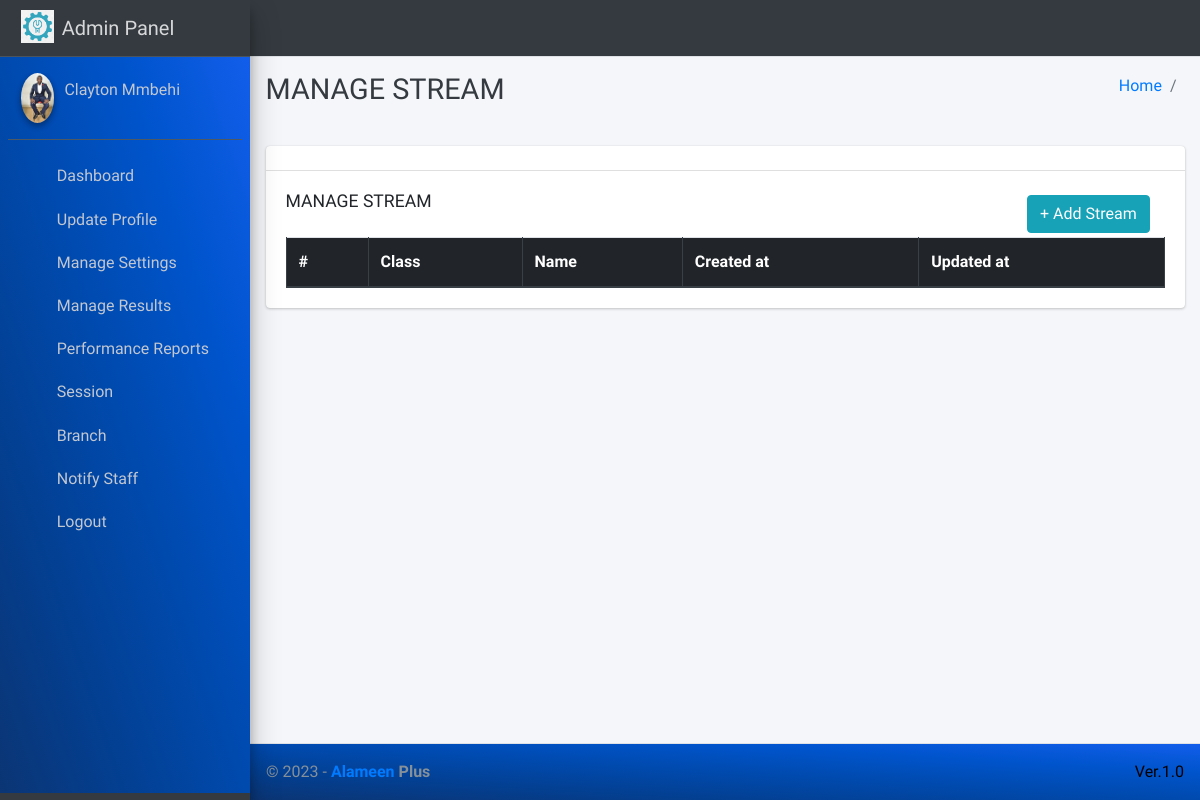
Before: /manage/stream/ (signed in) with the older database file.
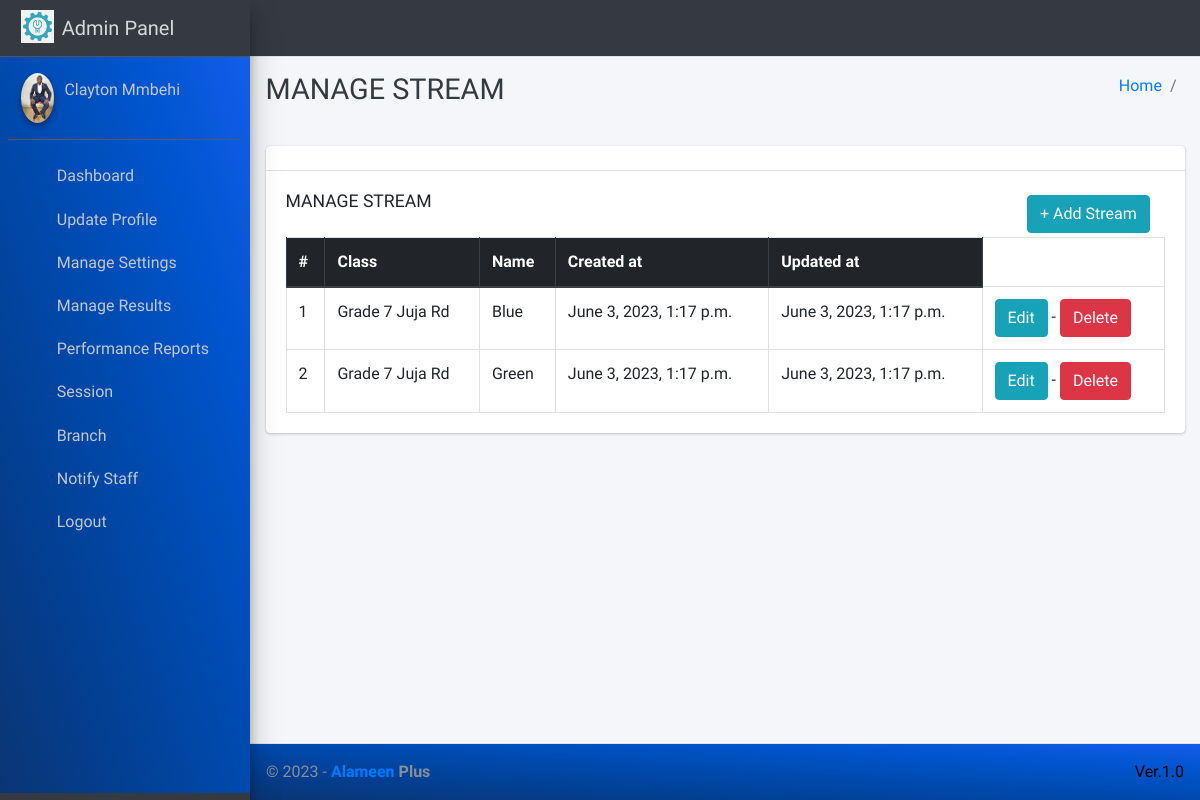
After: the same page with the newer database file.
### main_app/models.py (models this page shows, shortened)
class Stream(models.Model):
    stream_id = models.AutoField(primary_key=True)
    class_id = models.ForeignKey(Classes, on_delete=models.CASCADE, verbose_name='class')
    name = models.CharField(max_length=120)
    created_at = models.DateTimeField(auto_now_add=True)
    updated_at = models.DateTimeField(auto_now=True)

class Classes(models.Model):
    class_id = models.AutoField(primary_key=True )
    category = models.ForeignKey(ClassCategory, on_delete=models.CASCADE)
    name = models.CharField(max_length=120)
    branch = models.ForeignKey(Branch, on_delete=models.CASCADE)
    created_at = models.DateTimeField(auto_now_add=True)
    updated_at = models.DateTimeField(auto_now=True)
    class Meta:
        unique_together = ('branch','name')
    def __str__(self):
        return f'{self.name} {self.branch}'

class Branch(models.Model):
    branch_id=models.AutoField(primary_key=True)
    name = models.CharField(max_length=20, unique=True)
    def __str__(self):
        return self.name

### main_app/hod_views.py (the view)
# urls.py: path('manage/stream/', hod_views.manage_stream, name='manage_stream'),
@login_required(redirect_field_name="user_login")
def manage_stream(request):
    stream = Stream.objects.all()
    context = {
        'stream': stream
    }
    return render(request, "hod_template/manage_stream.html", context)

### main_app/models.py (called while the page is built)
    def __str__(self):
        return  self.first_name + " " + self.last_name

### main_app/templates/hod_template/manage_stream.html
{% extends 'main_app/base.html' %}
{% load static %}
{% block page_title %}MANAGE STREAM{% endblock page_title %}
{% block content %}
<section class="content">
    <div class="container-fluid">
        <div class="row">
            <div class="col-md-12">
                <div class="card">
                    <div class="card-header">
                    </div>
                    <div class="card-body">
                        <div class="row">
                            <div class="col-md-10">
                                <h3 class="card-title">MANAGE STREAM</h3>
                            </div>
                            <div class="col-md-2 p-1">
                                <a class="btn btn-info" href="{% url 'add_stream' %}"> + Add Stream</a>
                            </div>
                        </div>
                        <table id="example2" class="table table-bordered table-hover">
                            <thead class="thead-dark">
                                <tr>
                                    <th>#</th>
                                    <th>Class</th>
                                    <th>Name</th>
                                    <th>Created at</th>
                                    <th>Updated at</th>
                                </tr>
                            </thead>
                            <tbody>
                                {% for stream in stream %}
                                <tr>
                                    <td>{{ forloop.counter }}</td>
                                    <td>{{stream.class_id}}</td>
                                    <td>{{stream.name}}</td>
                                    <td>{{stream.created_at}}</td>
                                    <td>{{stream.updated_at}}</td>
                                    <td>
                                        <a href="{% url 'update_stream' stream.stream_id %}" class="btn btn-info">Edit</a> -
                                        <a href="{% url 'delete_stream' stream.stream_id %}" onclick="return confirm('Are you sure you want to delete this Stream ?')" class="btn btn-danger">Delete</a>
                                    </td>
                                </tr>
                                {% endfor %}
                            </tbody>
                        </table>
                    </div>
                </div>
            </div>
        </div>
    </div>
</section>
{% endblock content %}

Changed rows visible on the page:
added Stream: class_id "Grade 7 Juja Rd", name "Blue", created_at "June 3, 2023, 1:17 p.m.", updated_at "June 3, 2023, 1:17 p.m."
added Stream: class_id "Grade 7 Juja Rd", name "Green", created_at "June 3, 2023, 1:17 p.m.", updated_at "June 3, 2023, 1:17 p.m."
